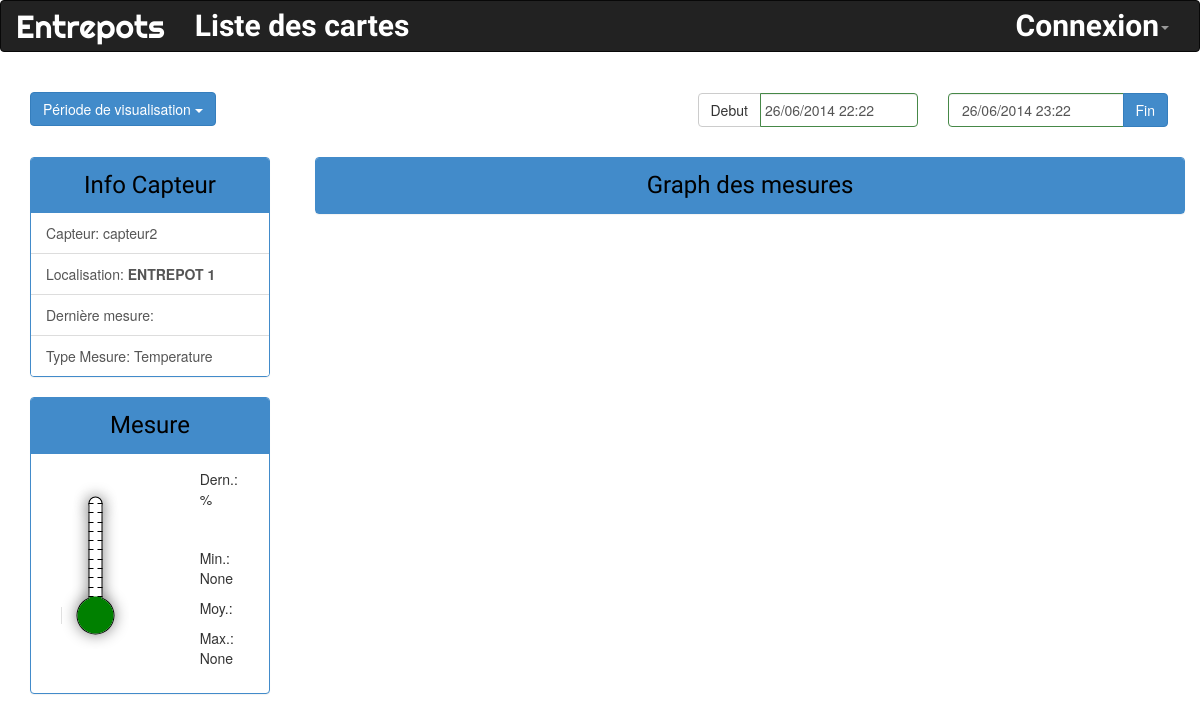
The page /mesure/capteur/capteur2/ on the database its author committed.
### moniteur/models.py (models this page shows, shortened)
class Capteur(models.Model):
    objects = CapteurManager()
    slug = models.SlugField(max_length=30, unique=True, blank=True)
    ENTREPOT1 = 'ENTREPOT_1'
    ENTREPOT2 = 'ENTREPOT_2'
    ENTREPOT3 = 'ENTREPOT_3'
    ENTREPOT4 = 'ENTREPOT_4'
    LOCAL_CHOICES = (
        (ENTREPOT1, 'Entrepot 1'),
        (ENTREPOT2, 'Entrepot 2'),
        (ENTREPOT3, 'Entrepot 3'),
        (ENTREPOT4, 'Entrepot 4'),
    )
    HYGROMETRIE = 'Hygrometrie'
    TEMPERATURE = 'Temperature'
    MESURE_TYPE = (
        (HYGROMETRIE, 'Hygrometrie'),
        (TEMPERATURE, 'Temperature'),
    )
    localisation= models.CharField(max_length=10,
                                   choices=LOCAL_CHOICES,
                                   default=ENTREPOT1)
    type_mesure = models.CharField(max_length=12,
                                   choices=MESURE_TYPE,
                                   default=TEMPERATURE,
                                   blank=True,
                                   null=True)
    nom_capteur = models.CharField(max_length=30, unique=True)
    marque = models.CharField(max_length=30, blank=True, null=True)
    date_activation = models.DateTimeField(blank=True, null=True)
    date_achat = models.DateField(blank=True, null=True)
    carte = models.ForeignKey(Carte)
    def __unicode__(self):
        return u"%s" % self.nom_capteur

### moniteur/views.py (the view)
# urls.py: url(r'^capteur/(?P<slug>[-_.\w]+)/$', CapteurDetailView.as_view(), name='capteur-detail'),
class CapteurDetailView(DetailView):
    model = Capteur
    context_object_name = 'capteur'
    template_name = 'capteur-detail.html'
    def get_context_data(self, **kwargs):
        context = super(CapteurDetailView, self).get_context_data(**kwargs)
        capteur = self.kwargs['slug']
        capteur = Capteur.objects.get(slug=capteur)
        start_date = self.request.GET.get('start_date')
        end_date = self.request.GET.get('end_date')
        st = start_date
        en = end_date
        st1 = start_date
        st2 = end_date
        if start_date and end_date:
            st_date = start_date.split(' ')[0]
            st_time = start_date.split(' ')[1]
            start_date = str(st_date.split('/')[2]+'-'+st_date.split('/')[1]+'-'+st_date.split('/')[0]+' '+st_time)
            en_date = end_date.split(' ')[0]
            en_time = end_date.split(' ')[1]
            end_date = str(en_date.split('/')[2]+'-'+en_date.split('/')[1]+'-'+en_date.split('/')[0]+' '+en_time)
            mesures = Mesure.objects.filter(capteur=capteur, date_mesure__range=(start_date,end_date))
        else:
            hour = (datetime.now() - timedelta(hours=1)).strftime("%Y-%m-%d %H:%M")
            now = datetime.now().strftime("%Y-%m-%d %H:%M")
            mesures = Mesure.objects.filter(capteur=capteur, date_mesure__range=(hour,now)) #TODO filter mesures in range from hour to now
        stats = mesures.aggregate(Avg('valeur'), Max('valeur'), Min('valeur'))
        capteur.mes_moy = stats['valeur__avg']
        capteur.mes_max = stats['valeur__max']
        capteur.mes_min = stats['valeur__min']
        capteur.last_mesure = mesures.last()
        hour = (datetime.now() - timedelta(hours=1)).strftime("%d/%m/%Y %H:%M")
        twelve = (datetime.now() - timedelta(hours=12)).strftime("%d/%m/%Y %H:%M")
        twenty_four = (datetime.now() - timedelta(hours=24)).strftime("%d/%m/%Y %H:%M")
        week = (datetime.now() - timedelta(days=7)).strftime("%d/%m/%Y %H:%M")
        month = (datetime.now() - timedelta(days=30)).strftime("%d/%m/%Y %H:%M")
        year = (datetime.now() - timedelta(days=365)).strftime("%d/%m/%Y %H:%M")
        context['hour'] = hour
        context['twelve'] = twelve
        context['twenty_four'] = twenty_four
        context['week'] = week
        context['month'] = month
        context['year'] = year
        if st1 == twelve:
            context['start_date'] = twelve
        elif st1 == twenty_four:
            context['start_date'] = twenty_four
        elif st1 == week:
            context['start_date'] = week
        elif st1 == month:
            context['start_date'] = month
        elif st1 == year:
            context['start_date'] = year
        else:
            context['start_date'] = hour
        context['end_date'] = datetime.now().strftime("%d/%m/%Y %H:%M")
        context['capteur'] = capteur
        context['mesures'] = mesures.order_by('-date_mesure') #[:5]
        return context

### moniteur/templatetags/custom_tags.py (called while the page is built)
@register.filter(name='display_name')
def display_name(nom):
    try :
        nom = nom.replace("_", " ")
    except:
        nom = None
    return nom

### visualisation/templates/capteur-detail.html (shortened to what this page needs)
{% extends "base.html" %}
{% load i18n %}
{% load widget_tweaks %}
{% load custom_tags %}
{% block content %}
<div class="row-fluid">
    <div class="container-fluid">
        <div class="col-md-2" style="padding: 20px 15px 0px 0px !important;">
           <div class="container">
                 <div class="btn-group">
                   <a class="btn btn-primary dropdown-toggle" data-toggle="dropdown" href="#">Période de visualisation <span class="caret"></span></a>
                 </div>
           </div>
        </div>
        <div class="col-md-4 col-md-offset-1">
        </div>
        <div class="col-md-5" style="padding: 20px 15px 0px !important;">
            {% include "blocks/datetime_picker.html" %}
        </div>
    </div>
</div>
<div class="row-fluid">
    <div class="col-md-3">
       <div class="col-md-12">
         <div class="panel panel-primary">
             <div class="panel-heading"><center>Info Capteur</center></div>
                 {% include "blocks/base_info_capteur.html" %}
         </div>
       </div>
       <div class="col-md-12">
         <div class="panel panel-primary">
             <div class="panel-heading"><center>Mesure</center></div>
             <div class="panel-body ">
                 <div class="col-md-8">
                     {% if capteur.type_mesure == 'Temperature' %}
                 	<a id="" class="" href="/mesure/capteur/{{capteur.nom_capteur}}">{% include "blocks/thermometer.html" %}</a>
                     {% else %}
                 	<a id="" class="" href="/mesure/capteur/{{capteur.nom_capteur}}">{% include "blocks/hygrometrie.html" %}</a>
                     {% endif %}
                 </div>
                 <div class="col-md-4">
                     <div class="">
                    <p>Dern.: {{ capteur.last_mesure.valeur }}%</p>
                     </div>
                     <div class="" style="margin-top:100%">
                 	<p>Min.: {{ capteur.mes_min }}</p>
                 	<p>Moy.: {{ capteur.mes_moy | floatformat:2 }}</p>
                 	<p>Max.: {{ capteur.mes_max }}</p>
                     </div>
                 </div>
             </div>
         </div>
       </div>
    </div>
    <div class="col-md-9">
       <div class="panel panel-primary">
            <div class="panel-heading"><center>Graph des mesures</center></div>
            {% include "blocks/line_chart_capteur.html" %}
       </div>
    </div>
</div>
{% endblock %}

### visualisation/templates/blocks/base_info_capteur.html (shortened to what this page needs)
{% load custom_tags %}
<div class="list-group">
    <a href="#" class="list-group-item">Capteur: {{capteur.nom_capteur}}</a>
    <a href="/mesure/localisation/{{capteur.localisation}}" class="list-group-item">Localisation: <b>{{capteur.localisation | display_name}}</b></a>
    <a href="" class="list-group-item">Dernière mesure:<br><b>{{ capteur.last_mesure.date_mesure }}</b></a>
    <a href="" class="list-group-item">Type Mesure: {{capteur.type_mesure}}</a>
</div>

### visualisation/static/css/raspberry.css (style rules this page uses)
body , .mouseentrepot { background-color:white; }
.panel { padding:0px; }
.panel-primary > .panel-heading { font-family:'Sanchez'; font-size: 24px; color: black; background-color: #428BCA; border-color: #428BCA; }

### rows shown on the page
Capteur: nom_capteur "capteur2", localisation|display_name "ENTREPOT 1", type_mesure "Temperature", mes_min "None", mes_max "None"
